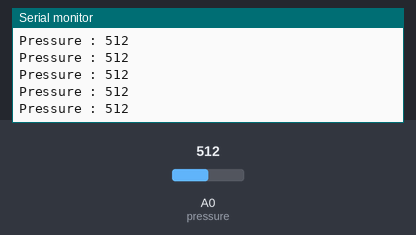
Simulated run of this sketch. Board: Arduino Uno, built with avr-gcc and run on an emulated ATmega328P. Parts: the last lines printed to the serial monitor. Inputs (shaded band) come from the test bench; at power-on: A0 (pressure) = 512.

Above: at 1.2 s.
1.3 s: A0 (pressure) set to 716
At 1.56 s:
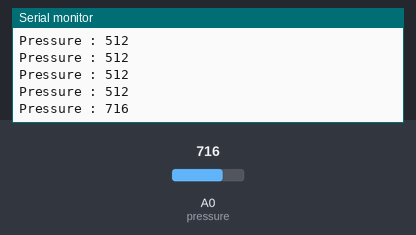
2.8 s: A0 (pressure) set to 900
At 2.96 s:
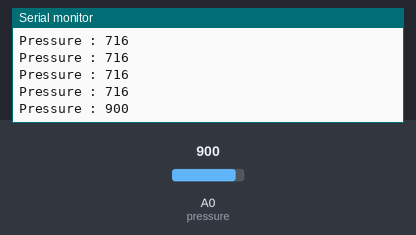
Timing chart, 0 to 5.8 s (numbered marks = the images above; inputs shaded):
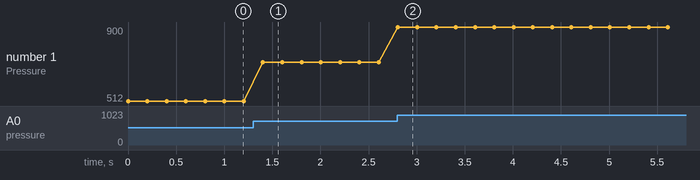

Measured:
- after the input at 1.3 s, the serial monitor: prints a new line after 0.10 s (image 1)
- after the input at 2.8 s, the serial monitor: prints a new line at once (image 2)
- plotted number 1: 512 → 716 after the input at 1.3 s, 716 → 900 after the input at 2.8 s

The sketch:

temp.ino
```cpp
int pressure = A0 ;
int Vo ;


void setup() {
  Serial.begin(9600);
}

void loop() {

  Vo = analogRead(pressure);
  Serial.print("Pressure : ") ;
  Serial.println(Vo);
  delay (200);

}
```
